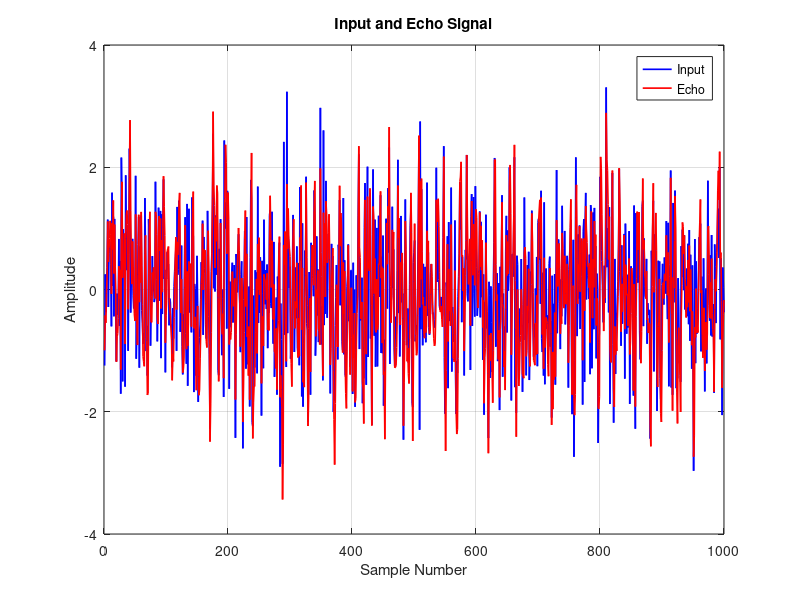
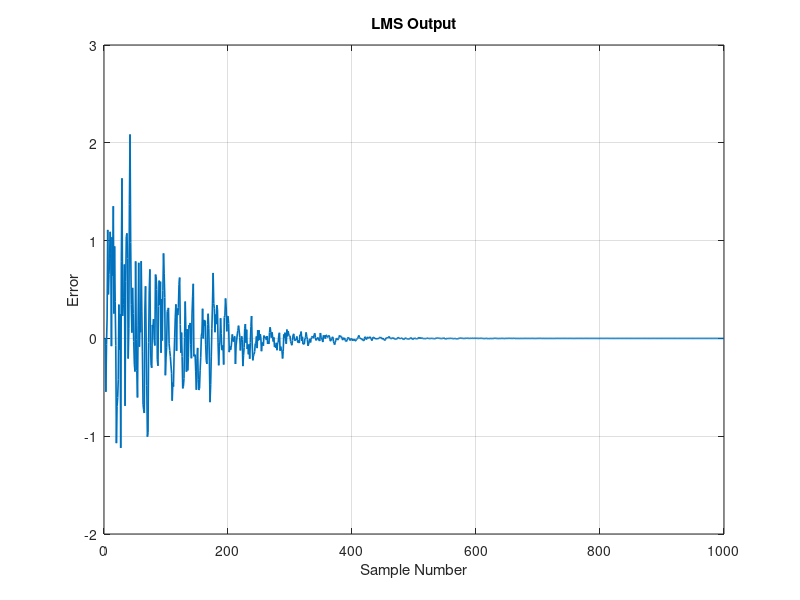
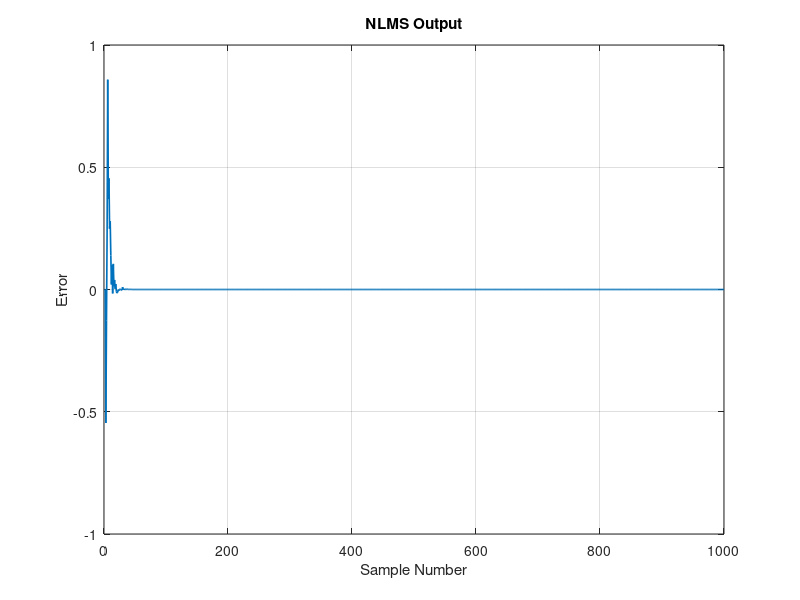
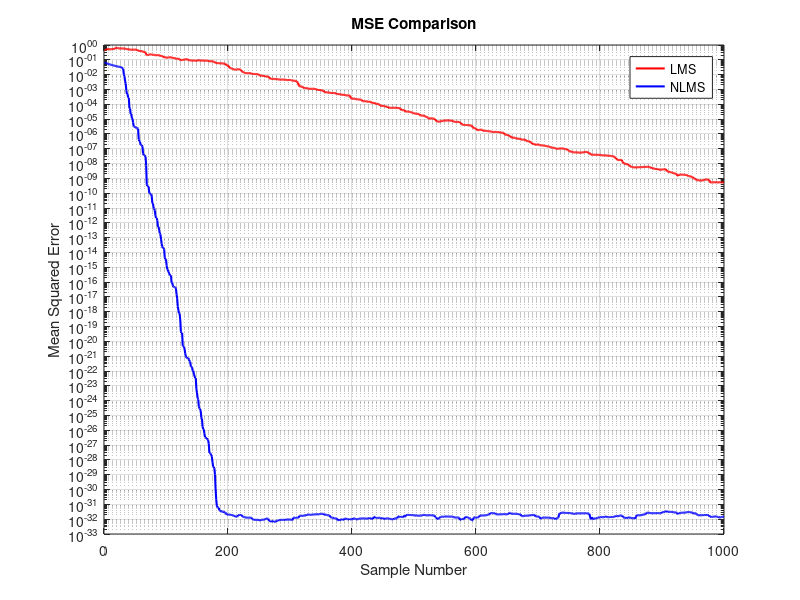

Reproduce these figures in MATLAB, in order.
clc;
clear;
close all;

%% Input Signal
x = randn(1,1000);

%% Echo Signal
d = filter([0.8 0.5 0.3], 1, x);

%% LMS Parameters
mu_lms = 0.01;
M = 3;

w_lms = zeros(M,1);
e_lms = zeros(1,length(x));

%% LMS Algorithm
for n = M:length(x)

    x_vec = x(n:-1:n-M+1)';

    y = w_lms' * x_vec;

    e_lms(n) = d(n) - y;

    w_lms = w_lms + mu_lms * e_lms(n) * x_vec;

end

%% NLMS Parameters
mu_nlms = 0.5;
epsilon = 1e-6;

w_nlms = zeros(M,1);
e_nlms = zeros(1,length(x));

%% NLMS Algorithm
for n = M:length(x)

    x_vec = x(n:-1:n-M+1)';

    y = w_nlms' * x_vec;

    e_nlms(n) = d(n) - y;

    norm_x = x_vec' * x_vec + epsilon;

    w_nlms = w_nlms + ...
        (mu_nlms / norm_x) * e_nlms(n) * x_vec;

end

%% Figure 1: Input and Echo Signal
figure;

plot(x, 'b', 'LineWidth', 1.2);
hold on;
plot(d, 'r', 'LineWidth', 1.2);

grid on;
legend('Input', 'Echo');

title('Input and Echo Signal');
xlabel('Sample Number');
ylabel('Amplitude');

%% Figure 2: LMS Output
figure;

plot(e_lms, 'LineWidth', 1.2);

grid on;
title('LMS Output');
xlabel('Sample Number');
ylabel('Error');

%% Figure 3: NLMS Output
figure;

plot(e_nlms, 'LineWidth', 1.2);

grid on;
title('NLMS Output');
xlabel('Sample Number');
ylabel('Error');

%% Figure 4: MSE Comparison
figure;

mse_lms = movmean(e_lms.^2, 50);
mse_nlms = movmean(e_nlms.^2, 50);

semilogy(mse_lms, 'r', 'LineWidth', 1.5);
hold on;
semilogy(mse_nlms, 'b', 'LineWidth', 1.5);

grid on;
legend('LMS', 'NLMS');

title('MSE Comparison');
xlabel('Sample Number');
ylabel('Mean Squared Error');
